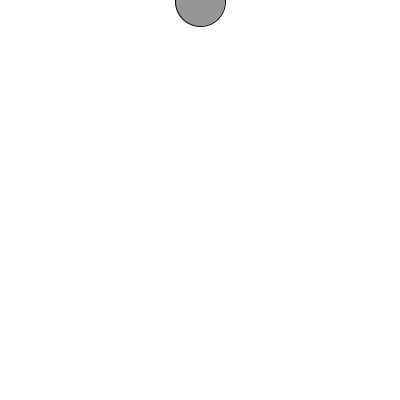
Frame 1 (no input)
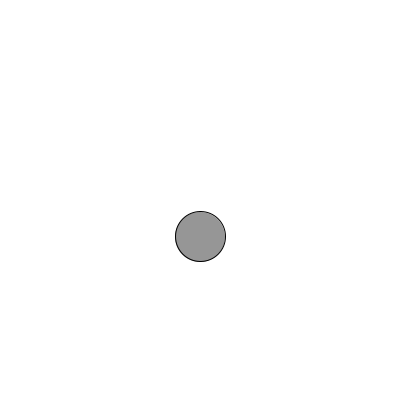
Frame 60 (the mouse pressed at the canvas centre just before this capture)
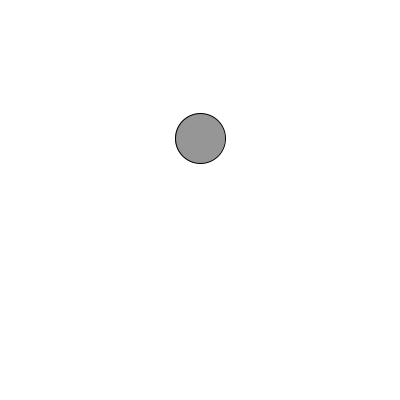
Frame 120 (the mouse held since frame 60 and released just before this capture)

The Processing sketch that drew these frames (run headless with seeded random() and noise(); from frame 60 on, the mouse is pressed at the canvas centre):

// Processing sketch: processing_104912
// ── processing_104912.pde


float y = 0;
float speed = 1;
float g=0.1;

void setup() {
  size(400,400);
  smooth();
}

void draw() {
  background(255);
  y = y + speed;
  speed=speed+g;
  

  if ((y > height) || (y < 0)) {
    speed = speed * -0.96;
  }

 
  fill(150);
  ellipse(200,y,50,50);
}
